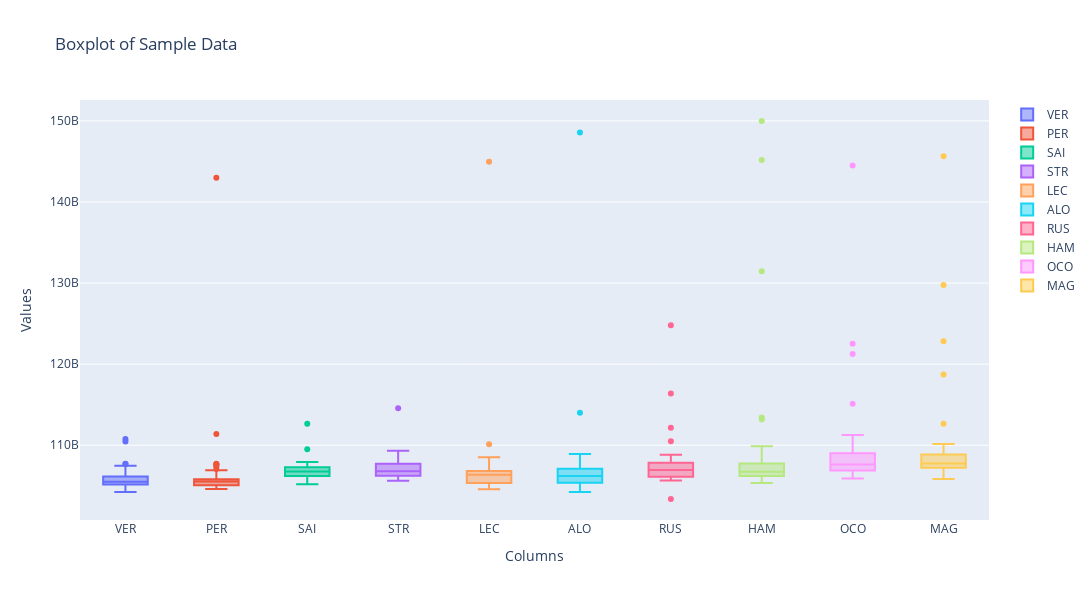

Source (notebook cell):
### Code cell
min_mean_columns = column_means.nsmallest(10).index
# Creare il boxplot
fig = go.Figure()

for col in min_mean_columns:
    fig.add_trace(go.Box(y=new_df[col], name=col))

# Aggiungere etichette per gli assi e il titolo
fig.update_layout(
    title='Boxplot of Sample Data',
    xaxis=dict(title='Columns'),
    yaxis=dict(title='Values'),
    width=1800,  # Larghezza del grafico in pixel
    height=600  # Altezza del grafico in pixel
)

# Mostrare il boxplot
fig.show()
